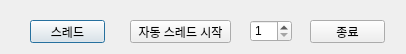
<?xml version="1.0" encoding="UTF-8"?>
<ui version="4.0">
 <class>Dialog</class>
 <widget class="QDialog" name="Dialog">
  <property name="geometry">
   <rect>
    <x>0</x>
    <y>0</y>
    <width>406</width>
    <height>54</height>
   </rect>
  </property>
  <property name="windowTitle">
   <string>Dialog</string>
  </property>
  <widget class="QPushButton" name="btn2">
   <property name="geometry">
    <rect>
     <x>30</x>
     <y>20</y>
     <width>75</width>
     <height>23</height>
    </rect>
   </property>
   <property name="text">
    <string>스레드</string>
   </property>
  </widget>
  <widget class="QPushButton" name="btn3">
   <property name="geometry">
    <rect>
     <x>130</x>
     <y>20</y>
     <width>101</width>
     <height>23</height>
    </rect>
   </property>
   <property name="text">
    <string>자동 스레드 시작</string>
   </property>
  </widget>
  <widget class="QPushButton" name="btn4">
   <property name="geometry">
    <rect>
     <x>310</x>
     <y>20</y>
     <width>75</width>
     <height>23</height>
    </rect>
   </property>
   <property name="text">
    <string>종료</string>
   </property>
  </widget>
  <widget class="QSpinBox" name="spinBox">
   <property name="geometry">
    <rect>
     <x>250</x>
     <y>20</y>
     <width>42</width>
     <height>22</height>
    </rect>
   </property>
   <property name="minimum">
    <number>1</number>
   </property>
  </widget>
 </widget>
 <resources/>
 <connections/>
</ui>
